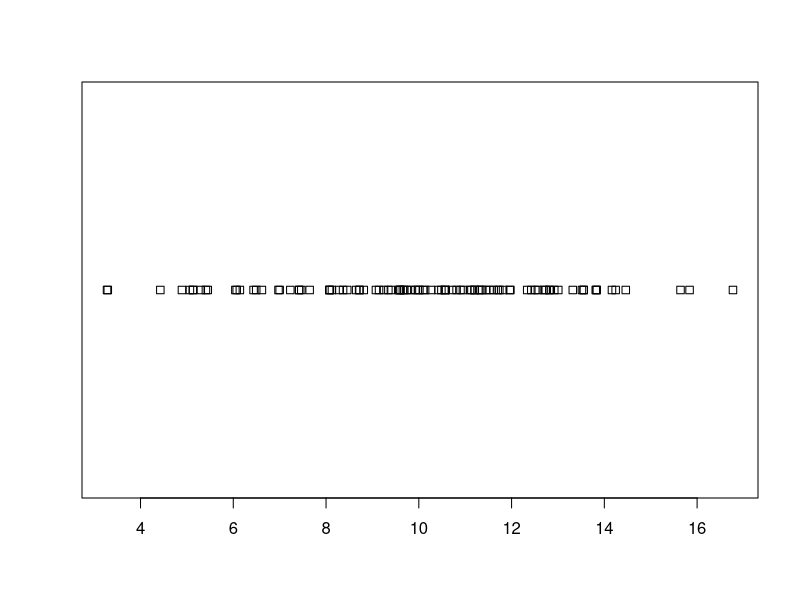
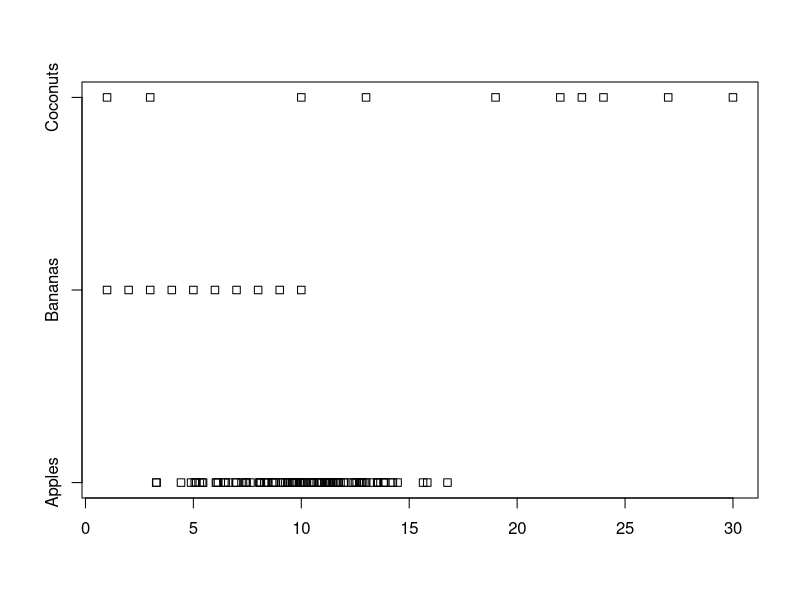
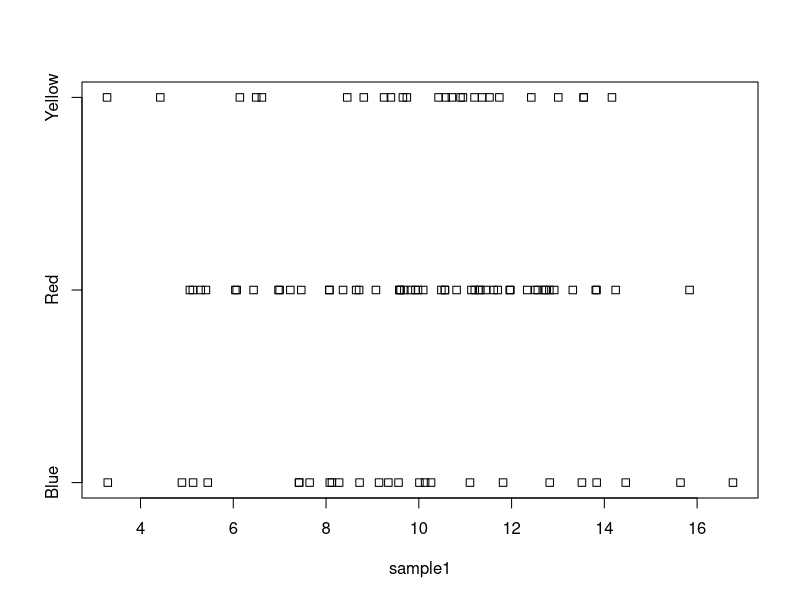
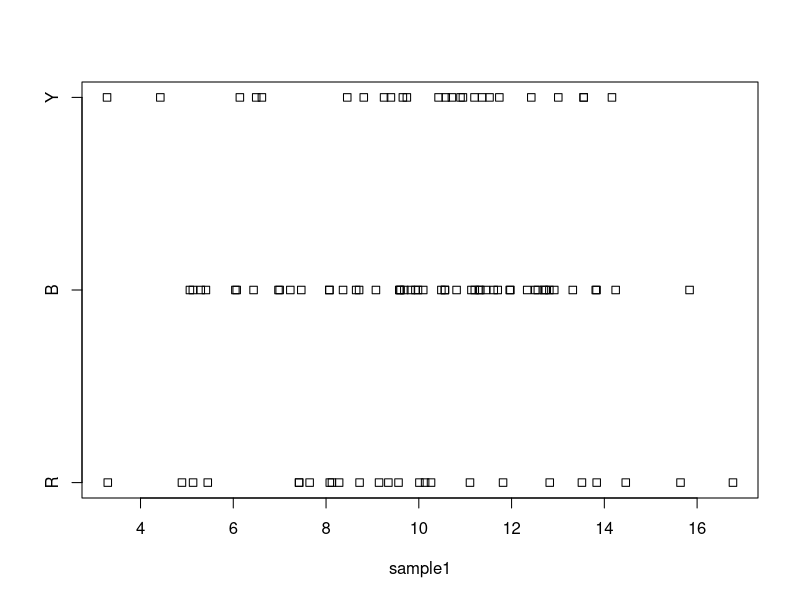
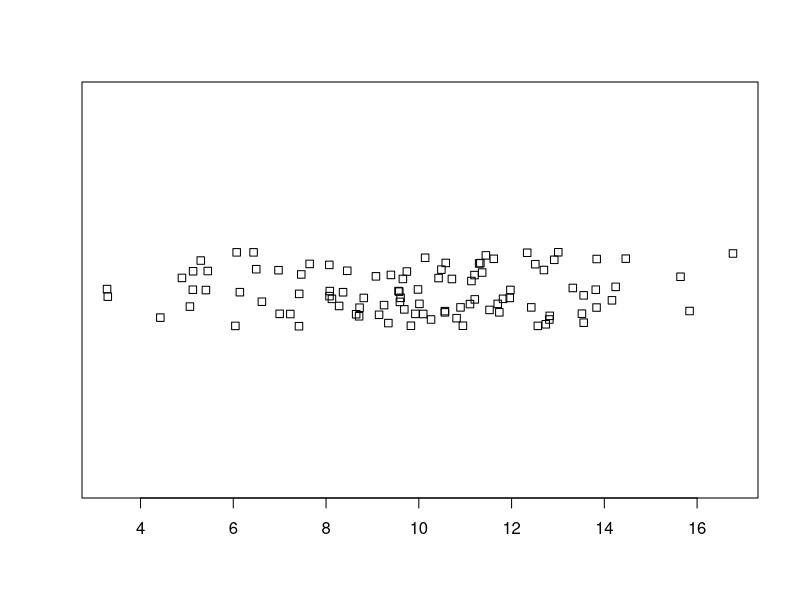
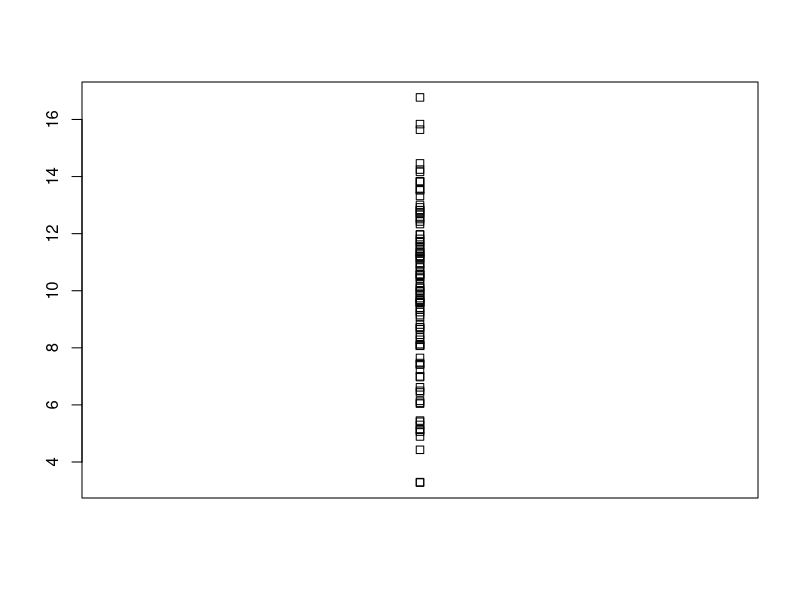

Write R code to recreate these figures, in order.
# Copyright Mark Niemann-Ross, 2018
# Author: Mark Niemann-Ross. mark.niemannross@gmail.com
# LinkedIn: https://www.linkedin.com/in/markniemannross/
# Github: https://github.com/mnr
# More Learning: http://niemannross.com/link/mnratlil
# Description: strip chart

sample1 <- rnorm(100, mean = 10, sd = 3) # creates a normal distribution (bell curve)

stripchart(sample1)

# labeled multiple strip charts
sample2 <- c(10:1)
sample3 <- sample(1:30, 10)

stripchart(list("Apples" = sample1, "Bananas" = sample2, "Coconuts" = sample3) )

# using the "~" formula
groupFactor <- factor(rep(c("Red", "Blue", "Yellow", "Red"), 25)) # set up a factor

stripchart(sample1 ~ groupFactor)
stripchart(sample1 ~ groupFactor, group.names = c("R", "B", "Y"))

# other
stripchart(sample1, method = "jitter", jitter = 1)
stripchart(sample1, vertical = TRUE)
